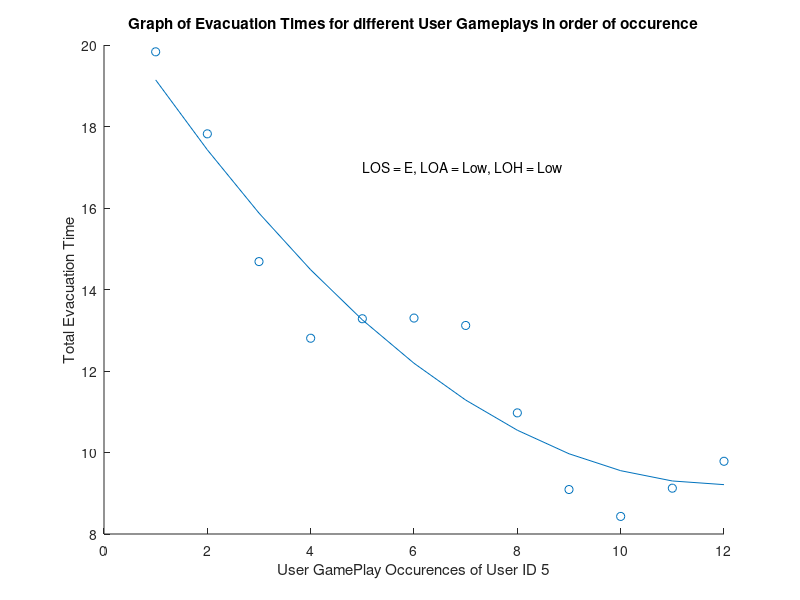

Source code (MATLAB):
x=linspace(1,12,12);
y=[19.833,17.82,14.685,12.804,13.2825,13.299,13.1175,10.9725,9.0915,8.431499,9.1245,9.7845];
figure
scatter(x,y);
hold on 
p = polyfit(x,y,2);
y1 = polyval(p,x);
plot(x,y1);
xlabel('User GamePlay Occurences of User ID 5');
ylabel('Total Evacuation Time');
title('Graph of Evacuation Times for different User Gameplays in order of occurence');
text(5,17,'LOS = E, LOA = Low, LOH = Low');